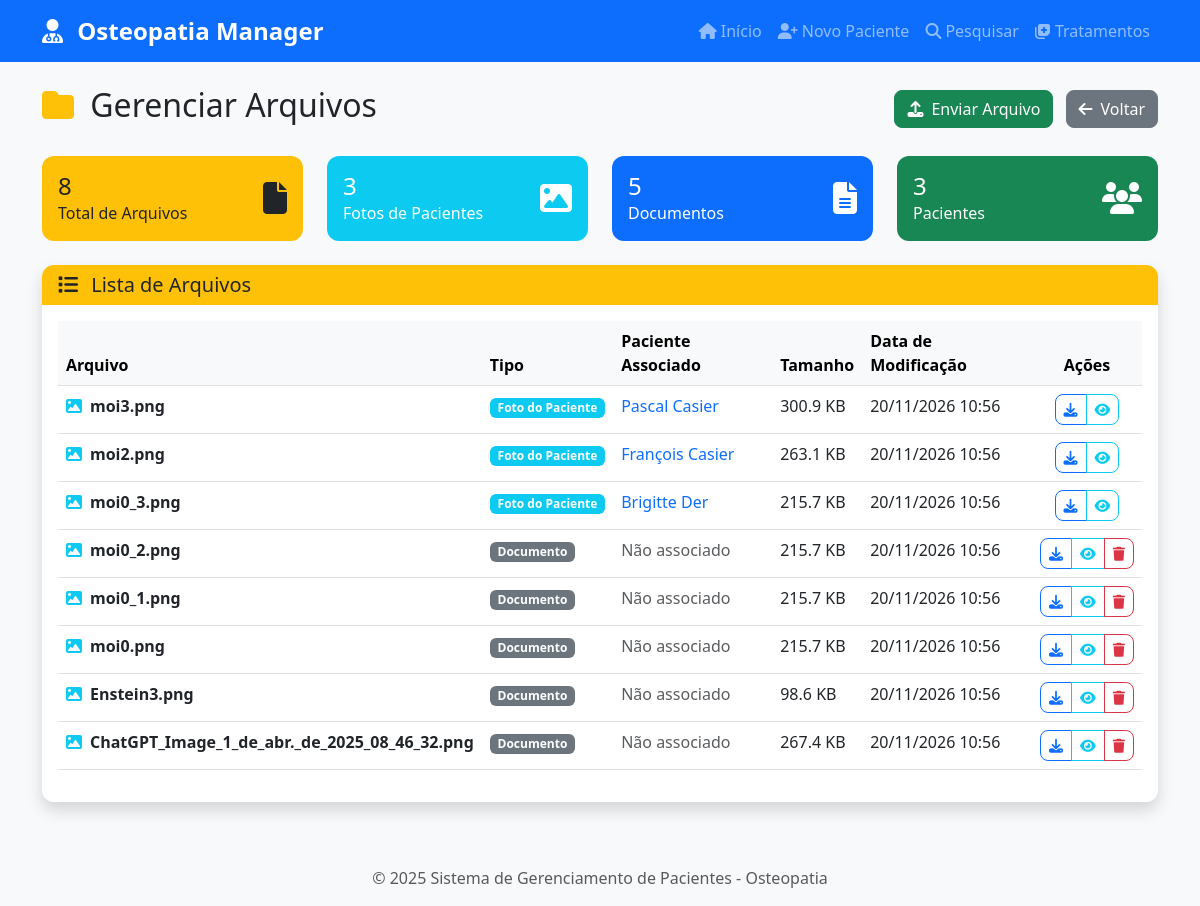
/arquivos, run on the app's committed database.
### database/models.py (models this page shows, shortened)
class Paciente(db.Model):
    __tablename__ = 'pacientes'
    id = db.Column(db.Integer, primary_key=True)
    nome_completo = db.Column(db.String(200), nullable=False)
    data_registro = db.Column(db.Date, nullable=False, default=datetime.utcnow().date())
    profissao = db.Column(db.String(100))
    sexo = db.Column(db.String(20))
    idade = db.Column(db.Integer)
    endereco = db.Column(db.Text)
    cpf = db.Column(db.String(14), unique=True, nullable=True)
    telefone = db.Column(db.String(20))
    email = db.Column(db.String(120))
    foto_path = db.Column(db.String(200))
    notas = db.Column(db.Text)
    created_at = db.Column(db.DateTime, default=datetime.utcnow)
    updated_at = db.Column(db.DateTime, default=datetime.utcnow, onupdate=datetime.utcnow)
    tratamentos = db.relationship('Tratamento', backref='paciente', lazy=True, cascade='all, delete-orphan')

### app.py (the view)
@app.route('/arquivos')
def arquivos():
    pacientes = Paciente.query.order_by(Paciente.nome_completo).all()
    upload_dir = app.config['UPLOAD_FOLDER']
    arquivos_sistema = []
    if os.path.exists(upload_dir):
        for filename in os.listdir(upload_dir):
            if os.path.isfile(os.path.join(upload_dir, filename)):
                file_path = os.path.join(upload_dir, filename)
                file_stats = os.stat(file_path)
                paciente_associado = None
                for p in pacientes:
                    if p.foto_path == filename:
                        paciente_associado = p
                        break
                arquivos_sistema.append({
                    'nome': filename,
                    'tamanho': file_stats.st_size,
                    'data_modificacao': datetime.fromtimestamp(file_stats.st_mtime),
                    'paciente': paciente_associado,
                    'tipo': 'foto' if paciente_associado else 'documento'
                })
    arquivos_sistema.sort(key=lambda x: x['data_modificacao'], reverse=True)
    return render_template('arquivos.html', arquivos=arquivos_sistema, pacientes=pacientes)

### app.py (called while the page is built)
@app.context_processor
def inject_today():
    return {'today': date.today()}

### templates/arquivos.html (shortened to what this page needs)
{% extends "base.html" %}
{% block content %}
<div class="row">
    <div class="col-12">
        <div class="d-flex justify-content-between align-items-center mb-4">
            <h2>
                <i class="fas fa-folder me-2 text-warning"></i>
                Gerenciar Arquivos
            </h2>
            <div>
                <button type="button" class="btn btn-success me-2" data-bs-toggle="modal" data-bs-target="#uploadModal">
                    <i class="fas fa-upload me-2"></i>Enviar Arquivo
                </button>
                <a href="{{ url_for('index') }}" class="btn btn-secondary">
                    <i class="fas fa-arrow-left me-2"></i>Voltar
                </a>
            </div>
        </div>
    </div>
</div>
<div class="row mb-4">
    <div class="col-md-3">
        <div class="card bg-warning text-dark">
            <div class="card-body">
                <div class="d-flex justify-content-between">
                    <div>
                        <h4 class="mb-0">{{ arquivos|length }}</h4>
                        <p class="mb-0">Total de Arquivos</p>
                    </div>
                    <div class="align-self-center">
                        <i class="fas fa-file fa-2x"></i>
                    </div>
                </div>
            </div>
        </div>
    </div>
    <div class="col-md-3">
        <div class="card bg-info text-white">
            <div class="card-body">
                <div class="d-flex justify-content-between">
                    <div>
                        <h4 class="mb-0">{{ arquivos|selectattr('tipo', 'equalto', 'foto')|list|length }}</h4>
                        <p class="mb-0">Fotos de Pacientes</p>
                    </div>
                    <div class="align-self-center">
                        <i class="fas fa-image fa-2x"></i>
                    </div>
                </div>
            </div>
        </div>
    </div>
    <div class="col-md-3">
        <div class="card bg-primary text-white">
            <div class="card-body">
                <div class="d-flex justify-content-between">
                    <div>
                        <h4 class="mb-0">{{ arquivos|selectattr('tipo', 'equalto', 'documento')|list|length }}</h4>
                        <p class="mb-0">Documentos</p>
                    </div>
                    <div class="align-self-center">
                        <i class="fas fa-file-alt fa-2x"></i>
                    </div>
                </div>
            </div>
        </div>
    </div>
    <div class="col-md-3">
        <div class="card bg-success text-white">
            <div class="card-body">
                <div class="d-flex justify-content-between">
                    <div>
                        <h4 class="mb-0">{{ pacientes|length }}</h4>
                        <p class="mb-0">Pacientes</p>
                    </div>
                    <div class="align-self-center">
                        <i class="fas fa-users fa-2x"></i>
                    </div>
                </div>
            </div>
        </div>
    </div>
</div>
<div class="row">
    <div class="col-12">
        <div class="card shadow">
            <div class="card-header bg-warning text-dark">
                <h5 class="mb-0">
                    <i class="fas fa-list me-2"></i>
                    Lista de Arquivos
                </h5>
            </div>
            <div class="card-body">
                {% if arquivos %}
                    <div class="table-responsive">
                        <table class="table table-hover">
                            <thead class="table-light">
                                <tr>
                                    <th>Arquivo</th>
                                    <th>Tipo</th>
                                    <th>Paciente Associado</th>
                                    <th>Tamanho</th>
                                    <th>Data de Modificação</th>
                                    <th class="text-center">Ações</th>
                                </tr>
                            </thead>
                            <tbody>
                                {% for arquivo in arquivos %}
                                <tr>
                                    <td>
                                        <div class="d-flex align-items-center">
                                            {% if arquivo.nome.lower().endswith(('.jpg', '.jpeg', '.png', '.gif')) %}
                                                <i class="fas fa-image text-info me-2"></i>
                                            {% elif arquivo.nome.lower().endswith('.pdf') %}
                                                <i class="fas fa-file-pdf text-danger me-2"></i>
                                            {% elif arquivo.nome.lower().endswith(('.doc', '.docx')) %}
                                                <i class="fas fa-file-word text-primary me-2"></i>
                                            {% else %}
                                                <i class="fas fa-file text-secondary me-2"></i>
                                            {% endif %}
                                            <div>
                                                <strong>{{ arquivo.nome }}</strong>
                                            </div>
                                        </div>
                                    </td>
                                    <td>
                                        {% if arquivo.tipo == 'foto' %}
                                            <span class="badge bg-info">Foto do Paciente</span>
                                        {% else %}
                                            <span class="badge bg-secondary">Documento</span>
                                        {% endif %}
                                    </td>
                                    <td>
                                        {% if arquivo.paciente %}
                                            <a href="{{ url_for('perfil_paciente', id=arquivo.paciente.id) }}"
                                               class="text-decoration-none">
                                                {{ arquivo.paciente.nome_completo }}
                                            </a>
                                        {% else %}
                                            <span class="text-muted">Não associado</span>
                                        {% endif %}
                                    </td>
                                    <td>
                                        {% if arquivo.tamanho < 1024 %}
                                            {{ arquivo.tamanho }} B
                                        {% elif arquivo.tamanho < 1024*1024 %}
                                            {{ "%.1f"|format(arquivo.tamanho/1024) }} KB
                                        {% else %}
                                            {{ "%.1f"|format(arquivo.tamanho/(1024*1024)) }} MB
                                        {% endif %}
                                    </td>
                                    <td>
                                        {{ arquivo.data_modificacao.strftime('%d/%m/%Y %H:%M') }}
                                    </td>
                                    <td class="text-center">
                                        <div class="btn-group" role="group">
                                            <a href="{{ url_for('download_arquivo', filename=arquivo.nome) }}"
                                               class="btn btn-outline-primary btn-sm"
                                               title="Baixar arquivo">
                                                <i class="fas fa-download"></i>
                                            </a>
                                            {% if arquivo.nome.lower().endswith(('.jpg', '.jpeg', '.png', '.gif')) %}
                                            <button type="button" class="btn btn-outline-info btn-sm"
                                                    data-bs-toggle="modal"
                                                    data-bs-target="#imageModal{{ loop.index }}"
                                                    title="Visualizar imagem">
                                                <i class="fas fa-eye"></i>
                                            </button>
                                            {% endif %}
                                            {% if arquivo.tipo != 'foto' %}
                                            <button type="button" class="btn btn-outline-danger btn-sm"
                                                    data-bs-toggle="modal"
                                                    data-bs-target="#deleteModal{{ loop.index }}"
                                                    title="Excluir arquivo">
                                                <i class="fas fa-trash"></i>
                                            </button>
                                            {% endif %}
                                        </div>
                                    </td>
                                </tr>
                                {% endfor %}
                            </tbody>
                        </table>
                    </div>
                {% endif %}
            </div>
        </div>
    </div>
</div>
{% endblock %}

### static/css/style.css (style rules this page uses)
:root { --primary-color: #0d6efd; --success-color: #198754; --info-color: #0dcaf0; --warning-color: #ffc107; --danger-color: #dc3545; --secondary-color: #6c757d; --light-color: #f8f9fa; --dark-color: #212529; }
body { font-family: 'Segoe UI', Tahoma, Geneva, Verdana, sans-serif; background-color: #f8f9fa; }
.btn { border-radius: 8px; font-weight: 500; transition: all 0.2s ease-in-out; }
.card { border: none; border-radius: 12px; overflow: hidden; }
.card-header { border-bottom: none; font-weight: 600; }

### data on the page
Paciente: paciente.nome_completo "Pascal Casier"
Paciente: paciente.nome_completo "François Casier"
Paciente: paciente.nome_completo "Brigitte Der"

### other printed values
{{ arquivos|length }} "8"
{{ arquivos|selectattr('tipo', 'equalto', 'foto')|list|length }} "3"
{{ arquivos|selectattr('tipo', 'equalto', 'documento')|list|length }} "5"
{{ pacientes|length }} "3"
{{ arquivo.nome }} "moi3.png" "moi2.png" "moi0_3.png" "moi0_2.png" "moi0_1.png" "moi0.png" "Enstein3.png" "ChatGPT_Image_1_de_abr._de_2025_08_46_32.png"
{{ "%.1f"|format(arquivo.tamanho/1024) }} "300.9" "263.1" "215.7" "215.7" "215.7" "215.7" "98.6" "267.4"
{{ arquivo.data_modificacao.strftime('%d/%m/%Y %H:%M') }} "20/11/2026 10:56" "20/11/2026 10:56" "20/11/2026 10:56" "20/11/2026 10:56" "20/11/2026 10:56" "20/11/2026 10:56" "20/11/2026 10:56" "20/11/2026 10:56"
